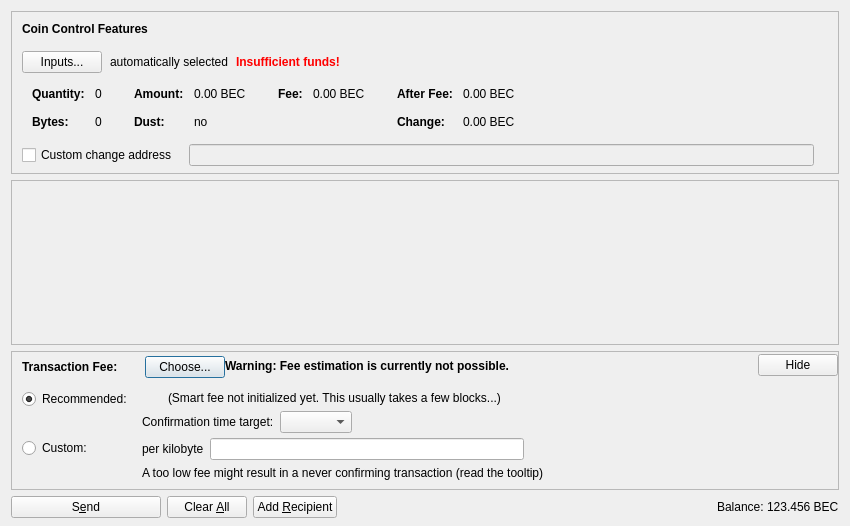
<?xml version="1.0" encoding="UTF-8"?>
<ui version="4.0">
 <class>SendCoinsDialog</class>
 <widget class="QDialog" name="SendCoinsDialog">
  <property name="geometry">
   <rect>
    <x>0</x>
    <y>0</y>
    <width>850</width>
    <height>526</height>
   </rect>
  </property>
  <property name="windowTitle">
   <string>Send Coins</string>
  </property>
  <layout class="QVBoxLayout" name="verticalLayout" stretch="0,1,0,0">
   <property name="bottomMargin">
    <number>8</number>
   </property>
   <item>
    <widget class="QFrame" name="frameCoinControl">
     <property name="sizePolicy">
      <sizepolicy hsizetype="Expanding" vsizetype="Expanding">
       <horstretch>0</horstretch>
       <verstretch>0</verstretch>
      </sizepolicy>
     </property>
     <property name="maximumSize">
      <size>
       <width>16777215</width>
       <height>16777215</height>
      </size>
     </property>
     <property name="frameShape">
      <enum>QFrame::StyledPanel</enum>
     </property>
     <property name="frameShadow">
      <enum>QFrame::Sunken</enum>
     </property>
     <layout class="QVBoxLayout" name="verticalLayoutCoinControl2">
      <property name="spacing">
       <number>0</number>
      </property>
      <property name="leftMargin">
       <number>0</number>
      </property>
      <property name="topMargin">
       <number>0</number>
      </property>
      <property name="rightMargin">
       <number>0</number>
      </property>
      <property name="bottomMargin">
       <number>6</number>
      </property>
      <item>
       <layout class="QVBoxLayout" name="verticalLayoutCoinControl" stretch="0,0,0,0,1">
        <property name="spacing">
         <number>0</number>
        </property>
        <property name="leftMargin">
         <number>10</number>
        </property>
        <property name="topMargin">
         <number>10</number>
        </property>
        <item>
         <layout class="QHBoxLayout" name="horizontalLayoutCoinControl1">
          <property name="bottomMargin">
           <number>15</number>
          </property>
          <item>
           <widget class="QLabel" name="labelCoinControlFeatures">
            <property name="sizePolicy">
             <sizepolicy hsizetype="Preferred" vsizetype="Maximum">
              <horstretch>0</horstretch>
              <verstretch>0</verstretch>
             </sizepolicy>
            </property>
            <property name="font">
             <font>
              <weight>75</weight>
              <bold>true</bold>
             </font>
            </property>
            <property name="styleSheet">
             <string notr="true">font-weight:bold;</string>
            </property>
            <property name="text">
             <string>Coin Control Features</string>
            </property>
           </widget>
          </item>
         </layout>
        </item>
        <item>
         <layout class="QHBoxLayout" name="horizontalLayoutCoinControl2" stretch="0,0,0,0">
          <property name="spacing">
           <number>8</number>
          </property>
          <property name="bottomMargin">
           <number>10</number>
          </property>
          <item>
           <widget class="QPushButton" name="pushButtonCoinControl">
            <property name="styleSheet">
             <string notr="true"/>
            </property>
            <property name="text">
             <string>Inputs...</string>
            </property>
            <property name="autoDefault">
             <bool>false</bool>
            </property>
           </widget>
          </item>
          <item>
           <widget class="QLabel" name="labelCoinControlAutomaticallySelected">
            <property name="text">
             <string>automatically selected</string>
            </property>
            <property name="margin">
             <number>5</number>
            </property>
           </widget>
          </item>
          <item>
           <widget class="QLabel" name="labelCoinControlInsuffFunds">
            <property name="font">
             <font>
              <weight>75</weight>
              <bold>true</bold>
             </font>
            </property>
            <property name="styleSheet">
             <string notr="true">color:red;font-weight:bold;</string>
            </property>
            <property name="text">
             <string>Insufficient funds!</string>
            </property>
            <property name="margin">
             <number>5</number>
            </property>
           </widget>
          </item>
          <item>
           <spacer name="horizontalSpacerCoinControl">
            <property name="orientation">
             <enum>Qt::Horizontal</enum>
            </property>
            <property name="sizeHint" stdset="0">
             <size>
              <width>40</width>
              <height>1</height>
             </size>
            </property>
           </spacer>
          </item>
         </layout>
        </item>
        <item>
         <widget class="QWidget" name="widgetCoinControl" native="true">
          <property name="sizePolicy">
           <sizepolicy hsizetype="Preferred" vsizetype="Preferred">
            <horstretch>0</horstretch>
            <verstretch>0</verstretch>
           </sizepolicy>
          </property>
          <property name="minimumSize">
           <size>
            <width>0</width>
            <height>0</height>
           </size>
          </property>
          <property name="styleSheet">
           <string notr="true"/>
          </property>
          <layout class="QHBoxLayout" name="horizontalLayoutCoinControl5">
           <property name="leftMargin">
            <number>0</number>
           </property>
           <property name="topMargin">
            <number>0</number>
           </property>
           <property name="rightMargin">
            <number>0</number>
           </property>
           <property name="bottomMargin">
            <number>0</number>
           </property>
           <item>
            <layout class="QHBoxLayout" name="horizontalLayoutCoinControl3" stretch="0,0,0,1">
             <property name="spacing">
              <number>20</number>
             </property>
             <property name="topMargin">
              <number>0</number>
             </property>
             <property name="bottomMargin">
              <number>10</number>
             </property>
             <item>
              <layout class="QFormLayout" name="formLayoutCoinControl1">
               <property name="horizontalSpacing">
                <number>10</number>
               </property>
               <property name="verticalSpacing">
                <number>14</number>
               </property>
               <property name="leftMargin">
                <number>10</number>
               </property>
               <property name="topMargin">
                <number>4</number>
               </property>
               <property name="rightMargin">
                <number>6</number>
               </property>
               <item row="0" column="0">
                <widget class="QLabel" name="labelCoinControlQuantityText">
                 <property name="font">
                  <font>
                   <weight>75</weight>
                   <bold>true</bold>
                  </font>
                 </property>
                 <property name="text">
                  <string>Quantity:</string>
                 </property>
                 <property name="margin">
                  <number>0</number>
                 </property>
                </widget>
               </item>
               <item row="0" column="1">
                <widget class="QLabel" name="labelCoinControlQuantity">
                 <property name="cursor">
                  <cursorShape>IBeamCursor</cursorShape>
                 </property>
                 <property name="contextMenuPolicy">
                  <enum>Qt::ActionsContextMenu</enum>
                 </property>
                 <property name="text">
                  <string notr="true">0</string>
                 </property>
                 <property name="margin">
                  <number>0</number>
                 </property>
                 <property name="textInteractionFlags">
                  <set>Qt::LinksAccessibleByMouse|Qt::TextSelectableByKeyboard|Qt::TextSelectableByMouse</set>
                 </property>
                </widget>
               </item>
               <item row="1" column="0">
                <widget class="QLabel" name="labelCoinControlBytesText">
                 <property name="font">
                  <font>
                   <weight>75</weight>
                   <bold>true</bold>
                  </font>
                 </property>
                 <property name="text">
                  <string>Bytes:</string>
                 </property>
                </widget>
               </item>
               <item row="1" column="1">
                <widget class="QLabel" name="labelCoinControlBytes">
                 <property name="cursor">
                  <cursorShape>IBeamCursor</cursorShape>
                 </property>
                 <property name="contextMenuPolicy">
                  <enum>Qt::ActionsContextMenu</enum>
                 </property>
                 <property name="text">
                  <string notr="true">0</string>
                 </property>
                 <property name="textInteractionFlags">
                  <set>Qt::LinksAccessibleByMouse|Qt::TextSelectableByKeyboard|Qt::TextSelectableByMouse</set>
                 </property>
                </widget>
               </item>
              </layout>
             </item>
             <item>
              <layout class="QFormLayout" name="formLayoutCoinControl2">
               <property name="horizontalSpacing">
                <number>10</number>
               </property>
               <property name="verticalSpacing">
                <number>14</number>
               </property>
               <property name="leftMargin">
                <number>6</number>
               </property>
               <property name="topMargin">
                <number>4</number>
               </property>
               <property name="rightMargin">
                <number>6</number>
               </property>
               <item row="0" column="0">
                <widget class="QLabel" name="labelCoinControlAmountText">
                 <property name="font">
                  <font>
                   <weight>75</weight>
                   <bold>true</bold>
                  </font>
                 </property>
                 <property name="text">
                  <string>Amount:</string>
                 </property>
                 <property name="margin">
                  <number>0</number>
                 </property>
                </widget>
               </item>
               <item row="0" column="1">
                <widget class="QLabel" name="labelCoinControlAmount">
                 <property name="cursor">
                  <cursorShape>IBeamCursor</cursorShape>
                 </property>
                 <property name="contextMenuPolicy">
                  <enum>Qt::ActionsContextMenu</enum>
                 </property>
                 <property name="text">
                  <string notr="true">0.00 BEC</string>
                 </property>
                 <property name="textInteractionFlags">
                  <set>Qt::LinksAccessibleByMouse|Qt::TextSelectableByKeyboard|Qt::TextSelectableByMouse</set>
                 </property>
                </widget>
               </item>
               <item row="1" column="0">
                <widget class="QLabel" name="labelCoinControlLowOutputText">
                 <property name="font">
                  <font>
                   <weight>75</weight>
                   <bold>true</bold>
                  </font>
                 </property>
                 <property name="text">
                  <string>Dust:</string>
                 </property>
                </widget>
               </item>
               <item row="1" column="1">
                <widget class="QLabel" name="labelCoinControlLowOutput">
                 <property name="cursor">
                  <cursorShape>IBeamCursor</cursorShape>
                 </property>
                 <property name="contextMenuPolicy">
                  <enum>Qt::ActionsContextMenu</enum>
                 </property>
                 <property name="text">
                  <string notr="true">no</string>
                 </property>
                 <property name="textInteractionFlags">
                  <set>Qt::LinksAccessibleByMouse|Qt::TextSelectableByKeyboard|Qt::TextSelectableByMouse</set>
                 </property>
                </widget>
               </item>
              </layout>
             </item>
             <item>
              <layout class="QFormLayout" name="formLayoutCoinControl3">
               <property name="horizontalSpacing">
                <number>10</number>
               </property>
               <property name="verticalSpacing">
                <number>14</number>
               </property>
               <property name="leftMargin">
                <number>6</number>
               </property>
               <property name="topMargin">
                <number>4</number>
               </property>
               <property name="rightMargin">
                <number>6</number>
               </property>
               <item row="0" column="0">
                <widget class="QLabel" name="labelCoinControlFeeText">
                 <property name="font">
                  <font>
                   <weight>75</weight>
                   <bold>true</bold>
                  </font>
                 </property>
                 <property name="text">
                  <string>Fee:</string>
                 </property>
                 <property name="margin">
                  <number>0</number>
                 </property>
                </widget>
               </item>
               <item row="0" column="1">
                <widget class="QLabel" name="labelCoinControlFee">
                 <property name="cursor">
                  <cursorShape>IBeamCursor</cursorShape>
                 </property>
                 <property name="contextMenuPolicy">
                  <enum>Qt::ActionsContextMenu</enum>
                 </property>
                 <property name="text">
                  <string notr="true">0.00 BEC</string>
                 </property>
                 <property name="textInteractionFlags">
                  <set>Qt::LinksAccessibleByMouse|Qt::TextSelectableByKeyboard|Qt::TextSelectableByMouse</set>
                 </property>
                </widget>
               </item>
              </layout>
             </item>
             <item>
              <layout class="QFormLayout" name="formLayoutCoinControl4">
               <property name="horizontalSpacing">
                <number>10</number>
               </property>
               <property name="verticalSpacing">
                <number>14</number>
               </property>
               <property name="leftMargin">
                <number>6</number>
               </property>
               <property name="topMargin">
                <number>4</number>
               </property>
               <property name="rightMargin">
                <number>6</number>
               </property>
               <item row="0" column="0">
                <widget class="QLabel" name="labelCoinControlAfterFeeText">
                 <property name="font">
                  <font>
                   <weight>75</weight>
                   <bold>true</bold>
                  </font>
                 </property>
                 <property name="text">
                  <string>After Fee:</string>
                 </property>
                 <property name="margin">
                  <number>0</number>
                 </property>
                </widget>
               </item>
               <item row="0" column="1">
                <widget class="QLabel" name="labelCoinControlAfterFee">
                 <property name="cursor">
                  <cursorShape>IBeamCursor</cursorShape>
                 </property>
                 <property name="contextMenuPolicy">
                  <enum>Qt::ActionsContextMenu</enum>
                 </property>
                 <property name="text">
                  <string notr="true">0.00 BEC</string>
                 </property>
                 <property name="textInteractionFlags">
                  <set>Qt::LinksAccessibleByMouse|Qt::TextSelectableByKeyboard|Qt::TextSelectableByMouse</set>
                 </property>
                </widget>
               </item>
               <item row="1" column="0">
                <widget class="QLabel" name="labelCoinControlChangeText">
                 <property name="font">
                  <font>
                   <weight>75</weight>
                   <bold>true</bold>
                  </font>
                 </property>
                 <property name="text">
                  <string>Change:</string>
                 </property>
                </widget>
               </item>
               <item row="1" column="1">
                <widget class="QLabel" name="labelCoinControlChange">
                 <property name="cursor">
                  <cursorShape>IBeamCursor</cursorShape>
                 </property>
                 <property name="contextMenuPolicy">
                  <enum>Qt::ActionsContextMenu</enum>
                 </property>
                 <property name="text">
                  <string notr="true">0.00 BEC</string>
                 </property>
                 <property name="textInteractionFlags">
                  <set>Qt::LinksAccessibleByMouse|Qt::TextSelectableByKeyboard|Qt::TextSelectableByMouse</set>
                 </property>
                </widget>
               </item>
              </layout>
             </item>
            </layout>
           </item>
          </layout>
         </widget>
        </item>
        <item>
         <layout class="QHBoxLayout" name="horizontalLayoutCoinControl4" stretch="0,0,0">
          <property name="spacing">
           <number>12</number>
          </property>
          <property name="sizeConstraint">
           <enum>QLayout::SetDefaultConstraint</enum>
          </property>
          <property name="topMargin">
           <number>5</number>
          </property>
          <property name="rightMargin">
           <number>5</number>
          </property>
          <item>
           <widget class="QCheckBox" name="checkBoxCoinControlChange">
            <property name="toolTip">
             <string>If this is activated, but the change address is empty or invalid, change will be sent to a newly generated address.</string>
            </property>
            <property name="text">
             <string>Custom change address</string>
            </property>
           </widget>
          </item>
          <item>
           <widget class="QValidatedLineEdit" name="lineEditCoinControlChange">
            <property name="enabled">
             <bool>false</bool>
            </property>
            <property name="sizePolicy">
             <sizepolicy hsizetype="Expanding" vsizetype="Fixed">
              <horstretch>0</horstretch>
              <verstretch>0</verstretch>
             </sizepolicy>
            </property>
           </widget>
          </item>
          <item>
           <widget class="QLabel" name="labelCoinControlChangeLabel">
            <property name="sizePolicy">
             <sizepolicy hsizetype="Preferred" vsizetype="Expanding">
              <horstretch>0</horstretch>
              <verstretch>0</verstretch>
             </sizepolicy>
            </property>
            <property name="minimumSize">
             <size>
              <width>0</width>
              <height>0</height>
             </size>
            </property>
            <property name="text">
             <string/>
            </property>
            <property name="margin">
             <number>3</number>
            </property>
           </widget>
          </item>
         </layout>
        </item>
        <item>
         <spacer name="verticalSpacerCoinControl">
          <property name="orientation">
           <enum>Qt::Vertical</enum>
          </property>
          <property name="sizeHint" stdset="0">
           <size>
            <width>800</width>
            <height>1</height>
           </size>
          </property>
         </spacer>
        </item>
       </layout>
      </item>
     </layout>
    </widget>
   </item>
   <item>
    <widget class="QScrollArea" name="scrollArea">
     <property name="widgetResizable">
      <bool>true</bool>
     </property>
     <widget class="QWidget" name="scrollAreaWidgetContents">
      <property name="geometry">
       <rect>
        <x>0</x>
        <y>0</y>
        <width>830</width>
        <height>104</height>
       </rect>
      </property>
      <layout class="QVBoxLayout" name="verticalLayout_2" stretch="0,1">
       <property name="leftMargin">
        <number>0</number>
       </property>
       <property name="topMargin">
        <number>0</number>
       </property>
       <property name="rightMargin">
        <number>0</number>
       </property>
       <property name="bottomMargin">
        <number>0</number>
       </property>
       <item>
        <layout class="QVBoxLayout" name="entries">
         <property name="spacing">
          <number>6</number>
         </property>
        </layout>
       </item>
       <item>
        <spacer name="verticalSpacer">
         <property name="orientation">
          <enum>Qt::Vertical</enum>
         </property>
         <property name="sizeHint" stdset="0">
          <size>
           <width>20</width>
           <height>40</height>
          </size>
         </property>
        </spacer>
       </item>
      </layout>
     </widget>
    </widget>
   </item>
   <item>
    <widget class="QFrame" name="frameFee">
     <property name="sizePolicy">
      <sizepolicy hsizetype="Expanding" vsizetype="Expanding">
       <horstretch>0</horstretch>
       <verstretch>0</verstretch>
      </sizepolicy>
     </property>
     <property name="maximumSize">
      <size>
       <width>16777215</width>
       <height>16777215</height>
      </size>
     </property>
     <property name="frameShape">
      <enum>QFrame::StyledPanel</enum>
     </property>
     <property name="frameShadow">
      <enum>QFrame::Sunken</enum>
     </property>
     <layout class="QVBoxLayout" name="verticalLayoutFee1">
      <property name="spacing">
       <number>0</number>
      </property>
      <property name="leftMargin">
       <number>0</number>
      </property>
      <property name="topMargin">
       <number>0</number>
      </property>
      <property name="rightMargin">
       <number>0</number>
      </property>
      <property name="bottomMargin">
       <number>0</number>
      </property>
      <item>
       <layout class="QVBoxLayout" name="verticalLayoutFee2" stretch="0,0,0">
        <property name="spacing">
         <number>0</number>
        </property>
        <property name="leftMargin">
         <number>10</number>
        </property>
        <property name="topMargin">
         <number>0</number>
        </property>
        <item>
         <layout class="QHBoxLayout" name="horizontalLayoutFee1">
          <property name="bottomMargin">
           <number>0</number>
          </property>
          <item>
           <layout class="QVBoxLayout" name="verticalLayoutFee7">
            <property name="spacing">
             <number>0</number>
            </property>
            <item>
             <spacer name="verticalSpacerSmartFee">
              <property name="orientation">
               <enum>Qt::Vertical</enum>
              </property>
              <property name="sizeType">
               <enum>QSizePolicy::Fixed</enum>
              </property>
              <property name="sizeHint" stdset="0">
               <size>
                <width>1</width>
                <height>4</height>
               </size>
              </property>
             </spacer>
            </item>
            <item>
             <layout class="QHBoxLayout" name="horizontalLayoutSmartFee">
              <property name="spacing">
               <number>10</number>
              </property>
              <item>
               <widget class="QLabel" name="labelFeeHeadline">
                <property name="sizePolicy">
                 <sizepolicy hsizetype="Preferred" vsizetype="Maximum">
                  <horstretch>0</horstretch>
                  <verstretch>0</verstretch>
                 </sizepolicy>
                </property>
                <property name="font">
                 <font>
                  <weight>75</weight>
                  <bold>true</bold>
                 </font>
                </property>
                <property name="styleSheet">
                 <string notr="true">font-weight:bold;</string>
                </property>
                <property name="text">
                 <string>Transaction Fee:</string>
                </property>
               </widget>
              </item>
              <item>
               <widget class="QLabel" name="labelFeeMinimized">
                <property name="text">
                 <string/>
                </property>
               </widget>
              </item>
              <item>
               <widget class="QPushButton" name="buttonChooseFee">
                <property name="text">
                 <string>Choose...</string>
                </property>
               </widget>
              </item>
             </layout>
            </item>
            <item>
             <spacer name="verticalSpacer_5">
              <property name="orientation">
               <enum>Qt::Vertical</enum>
              </property>
              <property name="sizeHint" stdset="0">
               <size>
                <width>1</width>
                <height>1</height>
               </size>
              </property>
             </spacer>
            </item>
           </layout>
          </item>
          <item>
           <widget class="QLabel" name="fallbackFeeWarningLabel">
            <property name="toolTip">
             <string>Using the fallbackfee can result in sending a transaction that will take several hours or days (or never) to confirm. Consider choosing your fee manually or wait until you have validated the complete chain.</string>
            </property>
            <property name="font">
            <font>
                <weight>75</weight>
                <bold>true</bold>
            </font>
            </property>
            <property name="text">
             <string>Warning: Fee estimation is currently not possible.</string>
            </property>
            <property name="wordWrap">
             <bool>false</bool>
            </property>
           </widget>
          </item>
          <item>
           <spacer name="horizontalSpacer_4">
            <property name="orientation">
             <enum>Qt::Horizontal</enum>
            </property>
            <property name="sizeType">
             <enum>QSizePolicy::MinimumExpanding</enum>
            </property>
            <property name="sizeHint" stdset="0">
             <size>
              <width>40</width>
              <height>20</height>
             </size>
            </property>
           </spacer>
          </item>
          <item>
           <widget class="QPushButton" name="buttonMinimizeFee">
            <property name="toolTip">
             <string>collapse fee-settings</string>
            </property>
            <property name="text">
             <string>Hide</string>
            </property>
           </widget>
          </item>
         </layout>
        </item>
        <item>
         <widget class="QFrame" name="frameFeeSelection">
          <layout class="QVBoxLayout" name="verticalLayoutFee12">
           <property name="spacing">
            <number>0</number>
           </property>
           <property name="leftMargin">
            <number>0</number>
           </property>
           <property name="topMargin">
            <number>0</number>
           </property>
           <property name="rightMargin">
            <number>0</number>
           </property>
           <property name="bottomMargin">
            <number>0</number>
           </property>
           <item>
            <layout class="QGridLayout" name="gridLayoutFee">
             <property name="topMargin">
              <number>10</number>
             </property>
             <property name="bottomMargin">
              <number>4</number>
             </property>
             <property name="horizontalSpacing">
              <number>10</number>
             </property>
             <property name="verticalSpacing">
              <number>4</number>
             </property>
             <item row="1" column="1">
              <layout class="QVBoxLayout" name="verticalLayoutFee8">
               <property name="spacing">
                <number>6</number>
               </property>
               <item>
                <layout class="QHBoxLayout" name="horizontalLayoutFee13">
                 <item>
                  <widget class="QLabel" name="labelCustomPerKilobyte">
                   <property name="toolTip">
                    <string>Specify a custom fee per kB (1,000 bytes) of the transaction's virtual size.

Note:  Since the fee is calculated on a per-byte basis, a fee of "100 satoshis per kB" for a transaction size of 500 bytes (half of 1 kB) would ultimately yield a fee of only 50 satoshis.</string>
                   </property>
                   <property name="text">
                    <string>per kilobyte</string>
                   </property>
                  </widget>
                 </item>
                 <item>
                  <widget class="BitcoinAmountField" name="customFee"/>
                 </item>
                 <item>
                  <spacer name="horizontalSpacer_6">
                   <property name="orientation">
                    <enum>Qt::Horizontal</enum>
                   </property>
                   <property name="sizeHint" stdset="0">
                    <size>
                     <width>1</width>
                     <height>1</height>
                    </size>
                   </property>
                  </spacer>
                 </item>
                </layout>
               </item>
               <item>
                <layout class="QHBoxLayout" name="horizontalLayoutFee8">
                 <item>
                  <widget class="QLabel" name="labelCustomFeeWarning">
                   <property name="enabled">
                    <bool>true</bool>
                   </property>
                   <property name="toolTip">
                    <string>When there is less transaction volume than space in the blocks, miners as well as relaying nodes may enforce a minimum fee. Paying only this minimum fee is just fine, but be aware that this can result in a never confirming transaction once there is more demand for baldeaglecoin transactions than the network can process.</string>
                   </property>
                   <property name="text">
                    <string>A too low fee might result in a never confirming transaction (read the tooltip)</string>
                   </property>
                  </widget>
                 </item>
                 <item>
                  <spacer name="horizontalSpacer_2">
                   <property name="orientation">
                    <enum>Qt::Horizontal</enum>
                   </property>
                   <property name="sizeHint" stdset="0">
                    <size>
                     <width>1</width>
                     <height>1</height>
                    </size>
                   </property>
                  </spacer>
                 </item>
                </layout>
               </item>
              </layout>
             </item>
             <item row="0" column="0">
              <layout class="QVBoxLayout" name="verticalLayoutFee4" stretch="0,1">
               <item>
                <widget class="QRadioButton" name="radioSmartFee">
                 <property name="text">
                  <string>Recommended:</string>
                 </property>
                 <property name="checked">
                  <bool>true</bool>
                 </property>
                 <attribute name="buttonGroup">
                  <string notr="true">groupFee</string>
                 </attribute>
                </widget>
               </item>
               <item>
                <spacer name="verticalSpacer_2">
                 <property name="orientation">
                  <enum>Qt::Vertical</enum>
                 </property>
                 <property name="sizeHint" stdset="0">
                  <size>
                   <width>1</width>
                   <height>1</height>
                  </size>
                 </property>
                </spacer>
               </item>
              </layout>
             </item>
             <item row="1" column="0">
              <layout class="QVBoxLayout" name="verticalLayoutFee9" stretch="0,1">
               <item>
                <widget class="QRadioButton" name="radioCustomFee">
                 <property name="text">
                  <string>Custom:</string>
                 </property>
                 <attribute name="buttonGroup">
                  <string notr="true">groupFee</string>
                 </attribute>
                </widget>
               </item>
               <item>
                <spacer name="verticalSpacer_6">
                 <property name="orientation">
                  <enum>Qt::Vertical</enum>
                 </property>
                 <property name="sizeHint" stdset="0">
                  <size>
                   <width>1</width>
                   <height>1</height>
                  </size>
                 </property>
                </spacer>
               </item>
              </layout>
             </item>
             <item row="0" column="1">
              <layout class="QVBoxLayout" name="verticalLayoutFee3" stretch="0,0,1">
               <property name="spacing">
                <number>6</number>
               </property>
               <property name="topMargin">
                <number>2</number>
               </property>
               <item>
                <layout class="QHBoxLayout" name="horizontalLayoutFee12">
                 <item>
                  <widget class="QLabel" name="labelSmartFee">
                   <property name="text">
                    <string/>
                   </property>
                  </widget>
                 </item>
                 <item>
                  <widget class="QLabel" name="labelFeeEstimation">
                   <property name="text">
                    <string/>
                   </property>
                  </widget>
                 </item>
                 <item>
                  <widget class="QLabel" name="labelSmartFee2">
                   <property name="text">
                    <string>(Smart fee not initialized yet. This usually takes a few blocks...)</string>
                   </property>
                  </widget>
                 </item>
                 <item>
                  <spacer name="horizontalSpacer_5">
                   <property name="orientation">
                    <enum>Qt::Horizontal</enum>
                   </property>
                   <property name="sizeHint" stdset="0">
                    <size>
                     <width>1</width>
                     <height>1</height>
                    </size>
                   </property>
                  </spacer>
                 </item>
                </layout>
               </item>
               <item>
                <layout class="QHBoxLayout" name="horizontalLayoutFee9">
                 <item>
                  <layout class="QVBoxLayout" name="verticalLayoutFee6">
                   <item>
                    <widget class="QLabel" name="labelSmartFee3">
                     <property name="text">
                      <string>Confirmation time target:</string>
                     </property>
                    </widget>
                   </item>
                  </layout>
                 </item>
                 <item>
                  <layout class="QVBoxLayout" name="verticalLayoutFee5">
                   <property name="rightMargin">
                    <number>30</number>
                   </property>
                   <item>
                    <layout class="QHBoxLayout" name="horizontalLayoutConfTarget">
                     <property name="bottomMargin">
                      <number>0</number>
                     </property>
                     <item>
                      <widget class="QComboBox" name="confTargetSelector"/>
                     </item>
                     <item>
                      <spacer name="horizontalSpacerConfTarget">
                       <property name="orientation">
                        <enum>Qt::Horizontal</enum>
                       </property>
                       <property name="sizeHint" stdset="0">
                        <size>
                         <width>40</width>
                         <height>20</height>
                        </size>
                       </property>
                      </spacer>
                     </item>
                    </layout>
                   </item>
                  </layout>
                 </item>
                </layout>
               </item>
               <item>
                <spacer name="verticalSpacer_4">
                 <property name="orientation">
                  <enum>Qt::Vertical</enum>
                 </property>
                 <property name="sizeHint" stdset="0">
                  <size>
                   <width>1</width>
                   <height>1</height>
                  </size>
                 </property>
                </spacer>
               </item>
              </layout>
             </item>
            </layout>
           </item>
          </layout>
         </widget>
        </item>
        <item>
         <spacer name="verticalSpacerFee">
          <property name="orientation">
           <enum>Qt::Vertical</enum>
          </property>
          <property name="sizeHint" stdset="0">
           <size>
            <width>40</width>
            <height>5</height>
           </size>
          </property>
         </spacer>
        </item>
       </layout>
      </item>
     </layout>
    </widget>
   </item>
   <item>
    <layout class="QHBoxLayout" name="horizontalLayout">
     <item>
      <widget class="QPushButton" name="sendButton">
       <property name="minimumSize">
        <size>
         <width>150</width>
         <height>0</height>
        </size>
       </property>
       <property name="toolTip">
        <string>Confirm the send action</string>
       </property>
       <property name="text">
        <string>S&amp;end</string>
       </property>
       <property name="icon">
        <iconset resource="../bitcoin.qrc">
         <normaloff>:/icons/send</normaloff>:/icons/send</iconset>
       </property>
       <property name="autoDefault">
        <bool>false</bool>
       </property>
       <property name="default">
        <bool>false</bool>
       </property>
      </widget>
     </item>
     <item>
      <widget class="QPushButton" name="clearButton">
       <property name="sizePolicy">
        <sizepolicy hsizetype="Minimum" vsizetype="Fixed">
         <horstretch>0</horstretch>
         <verstretch>0</verstretch>
        </sizepolicy>
       </property>
       <property name="toolTip">
        <string>Clear all fields of the form.</string>
       </property>
       <property name="text">
        <string>Clear &amp;All</string>
       </property>
       <property name="icon">
        <iconset resource="../bitcoin.qrc">
         <normaloff>:/icons/remove</normaloff>:/icons/remove</iconset>
       </property>
       <property name="autoDefault">
        <bool>false</bool>
       </property>
      </widget>
     </item>
     <item>
      <widget class="QPushButton" name="addButton">
       <property name="toolTip">
        <string>Send to multiple recipients at once</string>
       </property>
       <property name="text">
        <string>Add &amp;Recipient</string>
       </property>
       <property name="icon">
        <iconset resource="../bitcoin.qrc">
         <normaloff>:/icons/add</normaloff>:/icons/add</iconset>
       </property>
       <property name="autoDefault">
        <bool>false</bool>
       </property>
      </widget>
     </item>
     <item>
      <spacer name="horizontalSpacer">
       <property name="orientation">
        <enum>Qt::Horizontal</enum>
       </property>
       <property name="sizeHint" stdset="0">
        <size>
         <width>40</width>
         <height>20</height>
        </size>
       </property>
      </spacer>
     </item>
     <item>
      <layout class="QHBoxLayout" name="horizontalLayout_2">
       <property name="spacing">
        <number>3</number>
       </property>
       <item>
        <widget class="QLabel" name="label">
         <property name="sizePolicy">
          <sizepolicy hsizetype="Preferred" vsizetype="Fixed">
           <horstretch>0</horstretch>
           <verstretch>0</verstretch>
          </sizepolicy>
         </property>
         <property name="text">
          <string>Balance:</string>
         </property>
        </widget>
       </item>
       <item>
        <widget class="QLabel" name="labelBalance">
         <property name="sizePolicy">
          <sizepolicy hsizetype="Preferred" vsizetype="Fixed">
           <horstretch>0</horstretch>
           <verstretch>0</verstretch>
          </sizepolicy>
         </property>
         <property name="cursor">
          <cursorShape>IBeamCursor</cursorShape>
         </property>
         <property name="text">
          <string notr="true">123.456 BEC</string>
         </property>
         <property name="textInteractionFlags">
          <set>Qt::LinksAccessibleByMouse|Qt::TextSelectableByKeyboard|Qt::TextSelectableByMouse</set>
         </property>
        </widget>
       </item>
      </layout>
     </item>
    </layout>
   </item>
  </layout>
 </widget>
 <customwidgets>
  <customwidget>
   <class>QValidatedLineEdit</class>
   <extends>QLineEdit</extends>
   <header>qt/qvalidatedlineedit.h</header>
  </customwidget>
  <customwidget>
   <class>BitcoinAmountField</class>
   <extends>QLineEdit</extends>
   <header>qt/bitcoinamountfield.h</header>
   <container>1</container>
  </customwidget>
 </customwidgets>
 <resources>
  <include location="../bitcoin.qrc"/>
 </resources>
 <connections/>
 <buttongroups>
  <buttongroup name="groupFee"/>
 </buttongroups>
</ui>
